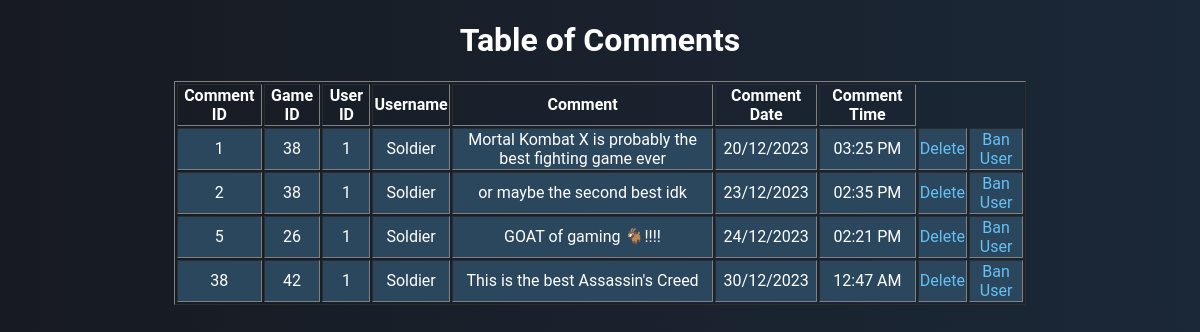
The page /admin/list-comments.php on the database its author committed.
### tables this page shows
CREATE TABLE `comments` (
  `id` int(11) NOT NULL,
  `g_id` int(11) NOT NULL,
  `u_id` int(11) NOT NULL,
  `comment` text NOT NULL,
  `date_time` datetime DEFAULT NULL
);

CREATE TABLE `user` (
  `id` int(11) NOT NULL,
  `username` varchar(50) NOT NULL,
  `email` varchar(50) NOT NULL,
  `password` varchar(50) NOT NULL,
  `date_of_birth` date NOT NULL,
  `fname` varchar(50) NOT NULL,
  `lname` varchar(50) NOT NULL,
  `role` int(11) NOT NULL,
  `pfp` mediumtext NOT NULL DEFAULT 'default_user_pfp.png',
  `banned` tinyint(1) NOT NULL DEFAULT 0
);

### admin/list-comments.php (the view, shortened to what this page needs)
<!DOCTYPE html>
<html lang="en">
<head>
    <link rel="stylesheet" href="../style.css">
    <link rel="stylesheet" href="style.css">
</head>
<body>
    <div class="container">
        <h1>Table of Comments</h1>
        <table border="1" width="80%" align="center">
            <tr>
                <th>Comment ID</th>
                <th>Game ID</th>
                <th>User ID</th>
                <th>Username</th>
                <th>Comment</th>
                <th>Comment Date</th>
                <th>Comment Time</th>
            </tr>
            <?php
            require 'connection.php';
            $query = "SELECT Comments.*, user.username FROM `Comments` JOIN `user` ON Comments.u_id = user.id";
            $result = mysqli_query($con, $query);
            while ($row = mysqli_fetch_array($result)) {
                $date_time = $row['date_time'];
                $date = date("d/m/Y", strtotime($date_time));
                $time = date("h:i A", strtotime($date_time));
                echo '<tr align=center bgcolor="#2a475e">';
                echo "<td>{$row['id']}</td>";
                echo "<td>{$row['g_id']}</td>";
                echo "<td>{$row['u_id']}</td>";
                echo "<td>{$row['username']}</td>";
                echo "<td>{$row['comment']}</td>";
                echo "<td>{$date}</td>";
                echo "<td>{$time}</td>";
                echo "<td><a href='../deleteComment.php?commentID={$row['id']}' onclick='return confirm(\"Are you sure you want to delete this comment?\");'>Delete</a></td>";
                echo "<td><a href='ban-user.php?userID={$row['u_id']}' onclick='return confirm(\"Are you sure you want to ban this user?\");'>Ban User</a></td>";
                echo "</tr>";
            }
            ?>
    </div>
</body>
</html>

### style.css (style rules this page uses)
:root { --primary-light-bg-color: #2a475e; --secondary-light-bg-color: #66c0f4; --primary-text-color: #000000; --primary-dark-bg-color: #171a21; --secondary-dark-bg-color: #1b2838; --dark-text-color: #ffffff; }
body { background: linear-gradient( to right, var(--primary-dark-bg-color), var(--secondary-dark-bg-color) ); color: var(--primary-text-color); font-family: "Roboto", sans-serif; }
.container { width: 1200px; margin: auto; max-width: 90%; transition: transform 1s; transform: translate(0); }

### admin/style.css (style rules this page uses)
:root { --primary-light-bg-color: #2a475e; --secondary-light-bg-color: #66c0f4; --primary-text-color: #000000; --primary-dark-bg-color: #171a21; --secondary-dark-bg-color: #1b2838; --dark-text-color: #ffffff; }
body { background: linear-gradient( to right, var(--primary-dark-bg-color), var(--secondary-dark-bg-color) ); color: white; font-family: "Roboto", sans-serif; }
a { text-decoration: none; color: var(--secondary-light-bg-color); }
.container { text-align: center; }

### rows shown on the page
comments: id "1", g "38", u "1", u.username "Soldier", comment "Mortal Kombat X is probably the best fighting game ever", date_time "20/12/2023", date_time "03:25 PM"
comments: id "2", g "38", u "1", u.username "Soldier", comment "or maybe the second best idk", date_time "23/12/2023", date_time "02:35 PM"
comments: id "5", g "26", u "1", u.username "Soldier", comment "GOAT of gaming 🐐!!!!", date_time "24/12/2023", date_time "02:21 PM"
comments: id "38", g "42", u "1", u.username "Soldier", comment "This is the best Assassin's Creed", date_time "30/12/2023", date_time "12:47 AM"
